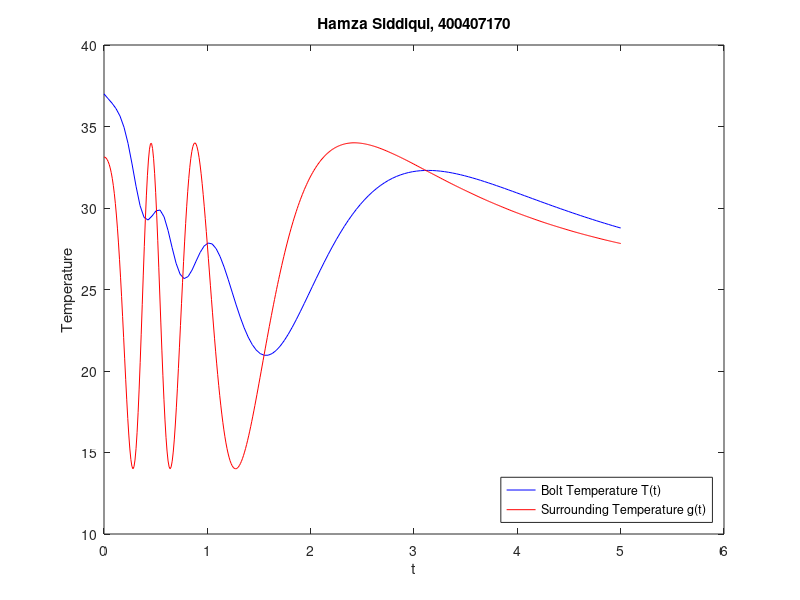

Source code (MATLAB):
N = 129;
X = 5;
h= X/N;
x = zeros(1, N+1); y = zeros(1,N+1);
x(1) = 0; y(1) = 37;

for n=1:N
    x(n+1) = x(n) +h; 
    y(n+1) = y(n) + h*(-19/10*(y(n)-(24 + 10*sin(10/(x(n)^2+0.5)))));
end
x_gt = 0:0.01:5;
g_t = 24 + 10*sin(10./(x_gt.^2+0.5));
plot(x,y,'b',x_gt,g_t,'r');
title('Hamza Siddiqui, 400407170');
legend('Bolt Temperature T(t)', 'Surrounding Temperature g(t)','Location','SouthEast');
ylabel('Temperature');
xlabel('t');




